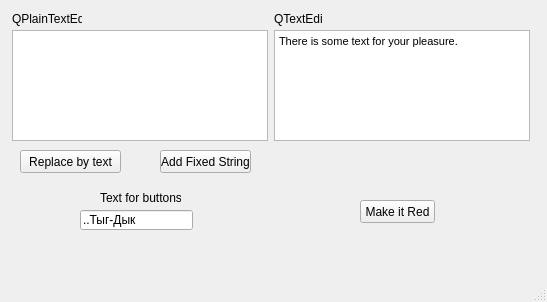
<?xml version="1.0" encoding="UTF-8"?>
<ui version="4.0">
 <class>MainWindow</class>
 <widget class="QMainWindow" name="MainWindow">
  <property name="geometry">
   <rect>
    <x>0</x>
    <y>0</y>
    <width>547</width>
    <height>302</height>
   </rect>
  </property>
  <property name="windowTitle">
   <string>MainWindow</string>
  </property>
  <widget class="QWidget" name="centralWidget">
   <widget class="QTextEdit" name="textEdit">
    <property name="geometry">
     <rect>
      <x>274</x>
      <y>30</y>
      <width>256</width>
      <height>111</height>
     </rect>
    </property>
    <property name="html">
     <string>&lt;!DOCTYPE HTML PUBLIC &quot;-//W3C//DTD HTML 4.0//EN&quot; &quot;http://www.w3.org/TR/REC-html40/strict.dtd&quot;&gt;
&lt;html&gt;&lt;head&gt;&lt;meta name=&quot;qrichtext&quot; content=&quot;1&quot; /&gt;&lt;style type=&quot;text/css&quot;&gt;
p, li { white-space: pre-wrap; }
&lt;/style&gt;&lt;/head&gt;&lt;body style=&quot; font-family:'MS Shell Dlg 2'; font-size:8.25pt; font-weight:400; font-style:normal;&quot;&gt;
&lt;p style=&quot; margin-top:0px; margin-bottom:0px; margin-left:0px; margin-right:0px; -qt-block-indent:0; text-indent:0px;&quot;&gt;There is some text for your pleasure.&lt;/p&gt;&lt;/body&gt;&lt;/html&gt;</string>
    </property>
   </widget>
   <widget class="QLabel" name="label_2">
    <property name="geometry">
     <rect>
      <x>274</x>
      <y>11</y>
      <width>48</width>
      <height>16</height>
     </rect>
    </property>
    <property name="text">
     <string>QTextEdit</string>
    </property>
   </widget>
   <widget class="QPushButton" name="AddFixedString">
    <property name="geometry">
     <rect>
      <x>160</x>
      <y>150</y>
      <width>91</width>
      <height>23</height>
     </rect>
    </property>
    <property name="text">
     <string>Add Fixed String</string>
    </property>
   </widget>
   <widget class="QPushButton" name="ReplaceByText">
    <property name="geometry">
     <rect>
      <x>20</x>
      <y>150</y>
      <width>101</width>
      <height>23</height>
     </rect>
    </property>
    <property name="text">
     <string>Replace by text</string>
    </property>
   </widget>
   <widget class="QLabel" name="label_3">
    <property name="geometry">
     <rect>
      <x>100</x>
      <y>190</y>
      <width>81</width>
      <height>16</height>
     </rect>
    </property>
    <property name="text">
     <string>Text for buttons</string>
    </property>
   </widget>
   <widget class="QLineEdit" name="lineEdit">
    <property name="geometry">
     <rect>
      <x>80</x>
      <y>210</y>
      <width>113</width>
      <height>20</height>
     </rect>
    </property>
    <property name="text">
     <string>..Тыг-Дык </string>
    </property>
   </widget>
   <widget class="QPushButton" name="pushButton">
    <property name="geometry">
     <rect>
      <x>360</x>
      <y>200</y>
      <width>75</width>
      <height>23</height>
     </rect>
    </property>
    <property name="text">
     <string>Make it Red</string>
    </property>
   </widget>
   <widget class="QPlainTextEdit" name="plainTextEdit">
    <property name="geometry">
     <rect>
      <x>12</x>
      <y>30</y>
      <width>256</width>
      <height>111</height>
     </rect>
    </property>
   </widget>
   <widget class="QLabel" name="label">
    <property name="geometry">
     <rect>
      <x>12</x>
      <y>11</y>
      <width>70</width>
      <height>16</height>
     </rect>
    </property>
    <property name="text">
     <string>QPlainTextEdit</string>
    </property>
   </widget>
  </widget>
  <widget class="QStatusBar" name="statusBar"/>
  <widget class="QMenuBar" name="menuBar">
   <property name="geometry">
    <rect>
     <x>0</x>
     <y>0</y>
     <width>547</width>
     <height>21</height>
    </rect>
   </property>
  </widget>
  <action name="actionReplace_by_text">
   <property name="text">
    <string>Replace by text</string>
   </property>
  </action>
  <action name="actionAdd_Fixed_String">
   <property name="text">
    <string>Add Fixed String</string>
   </property>
  </action>
 </widget>
 <layoutdefault spacing="6" margin="11"/>
 <resources/>
 <connections/>
</ui>
